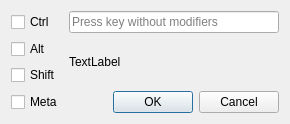
<?xml version="1.0" encoding="UTF-8"?>
<ui version="4.0">
 <class>ShortcutEditDialog</class>
 <widget class="QDialog" name="ShortcutEditDialog">
  <property name="geometry">
   <rect>
    <x>0</x>
    <y>0</y>
    <width>290</width>
    <height>113</height>
   </rect>
  </property>
  <property name="windowTitle">
   <string>Add shortcut</string>
  </property>
  <layout class="QGridLayout" name="gridLayout">
   <item row="3" column="1">
    <widget class="QDialogButtonBox" name="buttonBox">
     <property name="orientation">
      <enum>Qt::Horizontal</enum>
     </property>
     <property name="standardButtons">
      <set>QDialogButtonBox::Cancel|QDialogButtonBox::Ok</set>
     </property>
    </widget>
   </item>
   <item row="2" column="0">
    <widget class="QCheckBox" name="shiftBox">
     <property name="text">
      <string>Shift</string>
     </property>
    </widget>
   </item>
   <item row="1" column="0">
    <widget class="QCheckBox" name="altBox">
     <property name="text">
      <string>Alt</string>
     </property>
    </widget>
   </item>
   <item row="0" column="0">
    <widget class="QCheckBox" name="ctrlBox">
     <property name="text">
      <string>Ctrl</string>
     </property>
    </widget>
   </item>
   <item row="0" column="1">
    <widget class="veles::ui::ShortcutEdit" name="lineEdit">
     <property name="contextMenuPolicy">
      <enum>Qt::NoContextMenu</enum>
     </property>
     <property name="placeholderText">
      <string>Press key without modifiers</string>
     </property>
    </widget>
   </item>
   <item row="1" column="1" rowspan="2">
    <widget class="QLabel" name="conflictLabel">
     <property name="text">
      <string>TextLabel</string>
     </property>
    </widget>
   </item>
   <item row="3" column="0">
    <widget class="QCheckBox" name="metaBox">
     <property name="text">
      <string>Meta</string>
     </property>
    </widget>
   </item>
  </layout>
 </widget>
 <customwidgets>
  <customwidget>
   <class>veles::ui::ShortcutEdit</class>
   <extends>QLineEdit</extends>
   <header>ui/shortcutedit.h</header>
  </customwidget>
 </customwidgets>
 <tabstops>
  <tabstop>lineEdit</tabstop>
  <tabstop>ctrlBox</tabstop>
  <tabstop>altBox</tabstop>
  <tabstop>shiftBox</tabstop>
  <tabstop>metaBox</tabstop>
 </tabstops>
 <resources/>
 <connections>
  <connection>
   <sender>buttonBox</sender>
   <signal>accepted()</signal>
   <receiver>ShortcutEditDialog</receiver>
   <slot>accept()</slot>
   <hints>
    <hint type="sourcelabel">
     <x>248</x>
     <y>254</y>
    </hint>
    <hint type="destinationlabel">
     <x>157</x>
     <y>274</y>
    </hint>
   </hints>
  </connection>
  <connection>
   <sender>buttonBox</sender>
   <signal>rejected()</signal>
   <receiver>ShortcutEditDialog</receiver>
   <slot>reject()</slot>
   <hints>
    <hint type="sourcelabel">
     <x>316</x>
     <y>260</y>
    </hint>
    <hint type="destinationlabel">
     <x>286</x>
     <y>274</y>
    </hint>
   </hints>
  </connection>
 </connections>
</ui>
